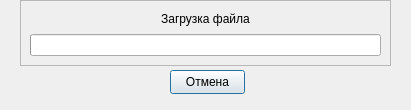
<?xml version="1.0" encoding="UTF-8"?>
<ui version="4.0">
 <class>progressWindow</class>
 <widget class="QDialog" name="progressWindow">
  <property name="geometry">
   <rect>
    <x>0</x>
    <y>0</y>
    <width>411</width>
    <height>110</height>
   </rect>
  </property>
  <property name="windowTitle">
   <string>Загрузка</string>
  </property>
  <widget class="QPushButton" name="stopButton">
   <property name="geometry">
    <rect>
     <x>170</x>
     <y>70</y>
     <width>75</width>
     <height>24</height>
    </rect>
   </property>
   <property name="text">
    <string>Отмена</string>
   </property>
  </widget>
  <widget class="QFrame" name="frame">
   <property name="geometry">
    <rect>
     <x>20</x>
     <y>0</y>
     <width>371</width>
     <height>66</height>
    </rect>
   </property>
   <property name="frameShape">
    <enum>QFrame::StyledPanel</enum>
   </property>
   <property name="frameShadow">
    <enum>QFrame::Raised</enum>
   </property>
   <layout class="QVBoxLayout" name="verticalLayout">
    <item>
     <widget class="QLabel" name="label">
      <property name="layoutDirection">
       <enum>Qt::RightToLeft</enum>
      </property>
      <property name="text">
       <string>Загрузка файла</string>
      </property>
      <property name="alignment">
       <set>Qt::AlignCenter</set>
      </property>
     </widget>
    </item>
    <item>
     <widget class="QProgressBar" name="progress">
      <property name="value">
       <number>0</number>
      </property>
      <property name="textVisible">
       <bool>false</bool>
      </property>
     </widget>
    </item>
   </layout>
  </widget>
 </widget>
 <resources/>
 <connections/>
</ui>
